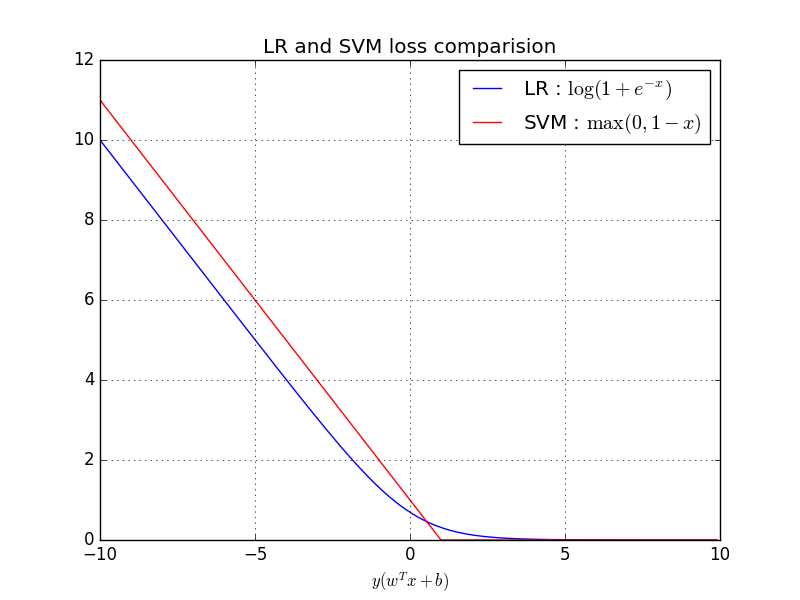

This chart was generated by the following Python code:
#!/usr/bin/python
# -*- coding: utf-8 -*-

import numpy as np
import matplotlib.pyplot as plt
from sklearn import svm, linear_model, linear_model

def hingle(x):
    y = np.maximum(np.zeros(x.shape), 1-x)
    return y

x = np.arange(-10, 10, 0.1)
y_log = np.log(np.exp(0-x) + 1)
y_hingle = hingle(x)
fig, ax = plt.subplots(1)
ax.plot(x, y_log, label='LR : $\log(1+e^{-x})$', color='blue')
ax.plot(x, y_hingle, label='SVM : $\max(0,1-x)$', color='red')
ax.set_title('LR and SVM loss comparision')
ax.legend(loc='upper right')
ax.set_xlabel('$y(w^Tx+b)$')
ax.set_ylabel('')
ax.grid()

plt.savefig('loss_log_vs_hinge.png')

#plt.show()
